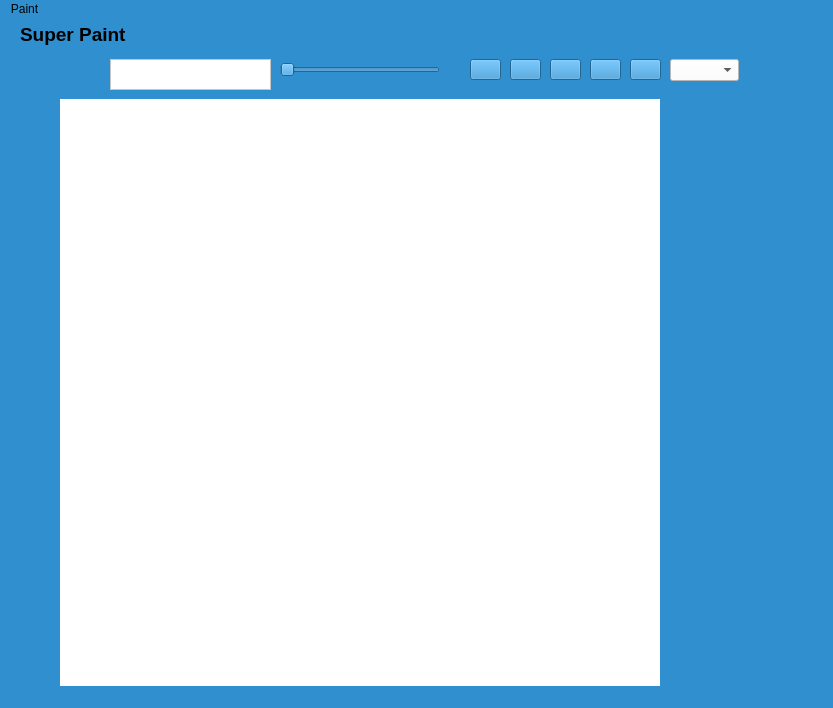
<?xml version="1.0" encoding="UTF-8"?>
<ui version="4.0">
 <class>MainWindow</class>
 <widget class="QMainWindow" name="MainWindow">
  <property name="geometry">
   <rect>
    <x>0</x>
    <y>0</y>
    <width>833</width>
    <height>708</height>
   </rect>
  </property>
  <property name="windowTitle">
   <string>MainWindow</string>
  </property>
  <property name="styleSheet">
   <string notr="true">background-color:#308fcf</string>
  </property>
  <widget class="QWidget" name="centralwidget">
   <widget class="QLabel" name="label">
    <property name="geometry">
     <rect>
      <x>20</x>
      <y>-10</y>
      <width>111</width>
      <height>51</height>
     </rect>
    </property>
    <property name="font">
     <font>
      <pointsize>14</pointsize>
      <weight>75</weight>
      <bold>true</bold>
     </font>
    </property>
    <property name="text">
     <string>Super Paint</string>
    </property>
   </widget>
   <widget class="QPlainTextEdit" name="txt_Color">
    <property name="geometry">
     <rect>
      <x>110</x>
      <y>40</y>
      <width>161</width>
      <height>31</height>
     </rect>
    </property>
    <property name="styleSheet">
     <string notr="true">background-color:white
</string>
    </property>
   </widget>
   <widget class="QSlider" name="slider">
    <property name="geometry">
     <rect>
      <x>280</x>
      <y>40</y>
      <width>160</width>
      <height>22</height>
     </rect>
    </property>
    <property name="minimum">
     <number>1</number>
    </property>
    <property name="maximum">
     <number>80</number>
    </property>
    <property name="singleStep">
     <number>30</number>
    </property>
    <property name="pageStep">
     <number>30</number>
    </property>
    <property name="orientation">
     <enum>Qt::Horizontal</enum>
    </property>
   </widget>
   <widget class="QPushButton" name="btn_pincel">
    <property name="geometry">
     <rect>
      <x>470</x>
      <y>40</y>
      <width>31</width>
      <height>21</height>
     </rect>
    </property>
    <property name="text">
     <string/>
    </property>
    <property name="icon">
     <iconset>
      <normaloff>../icons/pincel.png</normaloff>../icons/pincel.png</iconset>
    </property>
   </widget>
   <widget class="QPushButton" name="btn_borrador">
    <property name="geometry">
     <rect>
      <x>510</x>
      <y>40</y>
      <width>31</width>
      <height>21</height>
     </rect>
    </property>
    <property name="text">
     <string/>
    </property>
    <property name="icon">
     <iconset>
      <normaloff>../icons/borrador.png</normaloff>../icons/borrador.png</iconset>
    </property>
   </widget>
   <widget class="QPushButton" name="btn_linea">
    <property name="geometry">
     <rect>
      <x>550</x>
      <y>40</y>
      <width>31</width>
      <height>21</height>
     </rect>
    </property>
    <property name="text">
     <string/>
    </property>
    <property name="icon">
     <iconset>
      <normaloff>../icons/linea.png</normaloff>../icons/linea.png</iconset>
    </property>
   </widget>
   <widget class="QPushButton" name="btn_cuadrado">
    <property name="geometry">
     <rect>
      <x>590</x>
      <y>40</y>
      <width>31</width>
      <height>21</height>
     </rect>
    </property>
    <property name="text">
     <string/>
    </property>
    <property name="icon">
     <iconset>
      <normaloff>../icons/cuadro.png</normaloff>../icons/cuadro.png</iconset>
    </property>
   </widget>
   <widget class="QPushButton" name="btn_guardar">
    <property name="geometry">
     <rect>
      <x>630</x>
      <y>40</y>
      <width>31</width>
      <height>21</height>
     </rect>
    </property>
    <property name="text">
     <string/>
    </property>
    <property name="icon">
     <iconset>
      <normaloff>../icons/save.png</normaloff>../icons/save.png</iconset>
    </property>
   </widget>
   <widget class="QComboBox" name="combo_dibujo">
    <property name="geometry">
     <rect>
      <x>670</x>
      <y>40</y>
      <width>69</width>
      <height>22</height>
     </rect>
    </property>
    <property name="styleSheet">
     <string notr="true">background-color:white
</string>
    </property>
   </widget>
   <widget class="Canvas" name="widget" native="true">
    <property name="geometry">
     <rect>
      <x>60</x>
      <y>80</y>
      <width>600</width>
      <height>600</height>
     </rect>
    </property>
    <property name="styleSheet">
     <string notr="true">background-color:white
</string>
    </property>
   </widget>
  </widget>
  <widget class="QMenuBar" name="menubar">
   <property name="geometry">
    <rect>
     <x>0</x>
     <y>0</y>
     <width>833</width>
     <height>21</height>
    </rect>
   </property>
   <widget class="QMenu" name="menuPaint">
    <property name="title">
     <string>Paint</string>
    </property>
    <addaction name="actionOpen"/>
   </widget>
   <addaction name="menuPaint"/>
  </widget>
  <widget class="QStatusBar" name="statusbar"/>
  <action name="actionOpen">
   <property name="text">
    <string>Open</string>
   </property>
  </action>
 </widget>
 <customwidgets>
  <customwidget>
   <class>Canvas</class>
   <extends>QWidget</extends>
   <header>canvas</header>
   <container>1</container>
  </customwidget>
 </customwidgets>
 <resources/>
 <connections/>
</ui>
